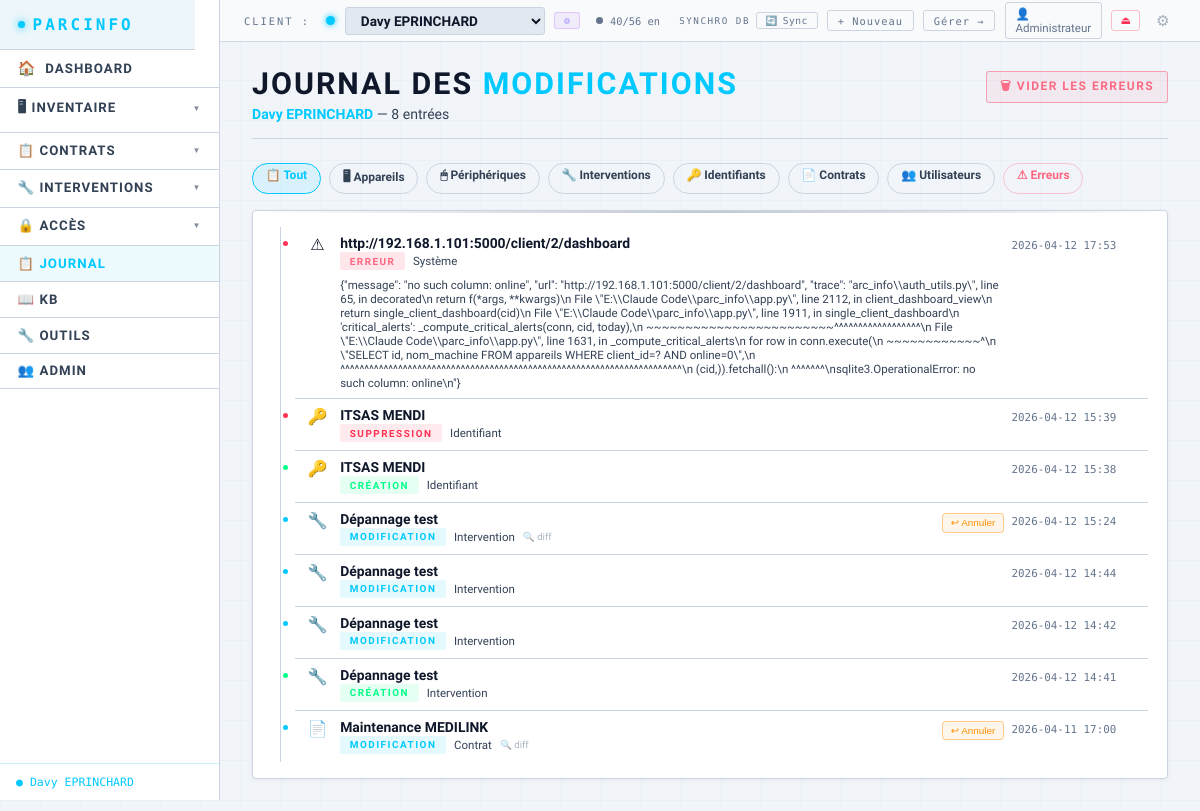
The page /historique (signed in) on the database its author committed.
### tables this page shows
CREATE TABLE clients (
        id INTEGER PRIMARY KEY AUTOINCREMENT,
        nom TEXT NOT NULL DEFAULT '',
        contact TEXT DEFAULT '',
        telephone TEXT DEFAULT '',
        email TEXT DEFAULT '',
        adresse TEXT DEFAULT '',
        notes TEXT DEFAULT '',
        couleur TEXT DEFAULT '#00c9ff',
        date_creation TEXT DEFAULT '',
        date_maj TEXT DEFAULT '', auth_user_id INTEGER DEFAULT NULL);

CREATE TABLE historique (
        id INTEGER PRIMARY KEY AUTOINCREMENT,
        client_id INTEGER NOT NULL,
        entite TEXT NOT NULL,
        entite_id INTEGER NOT NULL,
        entite_nom TEXT DEFAULT '',
        action TEXT NOT NULL,
        date_action TEXT NOT NULL,
        details TEXT DEFAULT '');

### app.py (the view)
@app.route('/historique')
@login_required
def page_historique():
    cid = get_client_id()
    if not cid: return redirect(url_for('nouveau_client'))
    conn = get_db()
    client = row_to_dict(conn.execute('SELECT * FROM clients WHERE id=?', (cid,)).fetchone() or {})
    filtre = request.args.get('entite', '')
    limit  = int(request.args.get('limit', 200))
    if filtre:
        rows = conn.execute(
            "SELECT * FROM historique WHERE client_id=? AND entite=? ORDER BY date_action DESC LIMIT ?",
            (cid, filtre, limit)).fetchall()
    else:
        rows = conn.execute(
            "SELECT * FROM historique WHERE client_id=? ORDER BY date_action DESC LIMIT ?",
            (cid, limit)).fetchall()
    hist = [row_to_dict(r) for r in rows]
    conn.close()
    return render_template('historique.html', hist=hist, client=client,
                           filtre=filtre, can_write_flag=can_write(),
                           clients=get_clients(), client_actif_id=cid)

### templates/historique.html (shortened to what this page needs)
{% extends "base.html" %}
{% block content %}
<div class="page-header" style="display:flex;align-items:flex-start;justify-content:space-between;gap:1rem;flex-wrap:wrap;">
    <div>
        <h1>Journal des <span>Modifications</span></h1>
        <p><span style="color:{{ client.couleur or '#00c9ff' }};font-weight:700;">{{ client.nom }}</span>
        — {{ hist|length }} entrée{{ 's' if hist|length != 1 }}</p>
    </div>
    <button onclick="viderErreurs(this)" class="btn btn-sm"
            style="border-color:rgba(255,51,85,.4);color:rgba(255,51,85,.7);background:rgba(255,51,85,.06);margin-top:.3rem;"
            title="Supprimer toutes les entrées d'erreur système">
        🗑 Vider les erreurs
    </button>
</div>
<div class="hist-filters">
    {% set entites = [('', 'Tout', '📋'), ('appareil', 'Appareils', '🖥'), ('peripherique', 'Périphériques', '🖱'),
                      ('intervention', 'Interventions', '🔧'), ('identifiant', 'Identifiants', '🔑'), ('contrat', 'Contrats', '📄'),
                      ('utilisateur', 'Utilisateurs', '👥'), ('système', 'Erreurs', '⚠')] %}
    {% for val, label, ico in entites %}
    <a href="/historique{% if val %}?entite={{ val }}{% endif %}"
       class="hist-chip {% if filtre == val %}active{% endif %}{% if val == 'système' %}" style="{% if filtre == val %}border-color:var(--accent-red);color:var(--accent-red);background:rgba(255,51,85,.08);{% else %}color:#ff6680;border-color:rgba(255,51,85,.25);{% endif %}{% endif %}">{{ ico }} {{ label }}</a>
    {% endfor %}
</div>
<div class="card" style="padding:1rem 1.2rem;">
{% if hist %}
<div class="hist-timeline">
{% set icons     = {'appareil':'🖥','peripherique':'🖱','intervention':'🔧','identifiant':'🔑','contrat':'📄','utilisateur':'👥','système':'⚠'} %}
{% set dot_colors= {'Création':'var(--accent-green)','Modification':'var(--accent)','Suppression':'var(--accent-red)','Annulation':'#facc15','Erreur':'#ff3355'} %}
{% set links     = {'appareil':'/appareil/{}', 'peripherique':'/peripherique/{}', 'intervention':'/intervention/{}', 'identifiant':'/identifiant/{}', 'contrat':'/contrat/{}', 'utilisateur':'/utilisateur/{}'} %}
{% for h in hist %}
{% set dot_col  = dot_colors.get(h.action, 'var(--text-muted)') %}
{% set has_diff = h.action == 'Modification' and h.details and h.details[:1] == '{' %}
{% set is_mod   = h.action == 'Modification' %}
{% set is_err   = h.action == 'Erreur' %}
<div class="hist-entry{% if has_diff %} has-diff{% endif %}"
     {% if is_mod %}
     data-diff="{{ h.details|e if has_diff else '' }}"
     onmouseenter="showDiffTip(event, this)"
     onmouseleave="hideDiffTip()"
     {% elif is_err %}
     data-err="{{ h.details|e }}"
     onmouseenter="showErrTip(event, this)"
     onmouseleave="hideErrTip()"
     style="cursor:default;"
     {% endif %}>
    <div class="hist-dot" style="background:{{ dot_col }};"></div>
    <span class="hist-icon">{{ icons.get(h.entite, '📋') }}</span>
    <div class="hist-body">
        <div class="hist-nom">
            {% if h.action != 'Suppression' and links.get(h.entite) %}
            <a href="{{ links[h.entite].format(h.entite_id) }}/editer" style="color:var(--text-primary);text-decoration:none;">{{ h.entite_nom }}</a>
            {% else %}
            {{ h.entite_nom }}
            {% endif %}
        </div>
        <div class="hist-meta">
            <span class="badge badge-action-{{ h.action|lower }}" style="font-size:.62rem;">{{ h.action }}</span>
            <span>{{ h.entite|capitalize }}</span>
            {% if h.action == 'Annulation' and h.details and h.details[:1] == '{' %}
                {% set msg_data = h.details|tojson %}
                <span style="color:var(--text-muted);font-style:italic;font-size:.68rem;">
                    ↩ Restauration appliquée
                </span>
            {% elif h.action != 'Modification' and h.details %}
                <span>{{ h.details }}</span>
            {% endif %}
            {% if has_diff %}
            <span class="diff-hint" title="Survolez pour voir les différences">🔍 diff</span>
            {% endif %}
        </div>
    </div>
    <div class="hist-right">
        {% if has_diff and can_write_flag %}
        <form method="POST" action="/historique/{{ h.id }}/annuler"
              data-nom="{{ h.entite_nom|e }}"
              onsubmit="return confirm('Restaurer \u00ab ' + this.dataset.nom + ' \u00bb \u00e0 son \u00e9tat avant cette modification ?')"
              style="margin:0;">
            <button type="submit" class="hist-revert-btn" title="Annuler cette modification">↩ Annuler</button>
        </form>
        {% endif %}
        <span class="hist-time">{{ h.date_action[:16].replace('T',' ') if h.date_action else '' }}</span>
    </div>
</div>
{% endfor %}
</div>
{% else %}
<div style="text-align:center;padding:3rem;color:var(--text-muted);">
    Aucune entrée dans le journal.
    <br><br>
    <span style="font-size:.82rem;">Les modifications seront enregistrées automatiquement dès la prochaine action.</span>
</div>
{% endif %}
</div>
{% endblock %}

### templates/base.html (shortened to what this page needs)
<!DOCTYPE html>
<html lang="fr">
<head>
</head>
<body class="{{ 'theme-light' if cfg.get('mode') == 'light' else '' }}{{ ' nav-left' if cfg.get('nav_mode') == 'vertical' else '' }}">
<div class="client-bar">
    <span class="client-bar-label">Client :</span>
    <div class="client-select-wrap">
        {% set active_cl = clients | selectattr('id','eq', client_actif_id) | first | default(None) %}
        <span class="client-dot" style="color:{{ active_cl.couleur if active_cl else '#00c9ff' }}; background:{{ active_cl.couleur if active_cl else '#00c9ff' }};"></span>
        <select id="client-dropdown" onchange="changerClientAvecConfirmation(this)" data-current-value="{{ client_actif_id or '' }}">
            {% for cl in clients %}
            <option value="{{ cl.id }}" {% if cl.id == client_actif_id %}selected{% endif %}>{{ cl.nom }}</option>
            {% endfor %}
        </select>
        {% set acces_actif = active_cl.acces if active_cl and active_cl.acces is defined else '' %}
        {% if acces_actif %}
        <div class="topbar-acces-badge topbar-acces-{{ acces_actif }}" title="{% if acces_actif == 'proprietaire' %}Vous êtes propriétaire{% elif acces_actif == 'ecriture' %}Partagé — lecture/écriture{% elif acces_actif == 'admin' %}Accès administrateur{% else %}Partagé — lecture seule{% endif %}">
            {% if acces_actif == 'proprietaire' %}🔑{% elif acces_actif == 'ecriture' %}✏ R/W{% elif acces_actif == 'admin' %}⚙{% else %}👁{% endif %}
        </div>
        {% endif %}
    </div>
    <div class="wd-topbar idle" id="wd-global-bar">
        <span class="wd-dot"></span>
        <span id="wd-global-text">…</span>
    </div>
    <div class="client-bar-actions">
        {% if cfg.get('db_type') == 'sync' %}
        <div id="topbar-sync-wrap" style="display:flex;align-items:center;gap:.35rem;">
        {% else %}
        <div id="topbar-sync-wrap" style="display:none;align-items:center;gap:.35rem;">
        {% endif %}
            <span style="font-family:'Share Tech Mono',monospace;font-size:.58rem;letter-spacing:1.5px;
                         text-transform:uppercase;color:var(--text-muted);white-space:nowrap;">Synchro DB</span>
            <button class="topbar-sync-btn" id="topbar-sync-btn"
                    onclick="syncNow()" title="Base de données — mode synchronisation&#10;Cliquer pour synchroniser maintenant">
                <span class="topbar-sync-icon" id="topbar-sync-icon">🔄</span>
                <span id="topbar-sync-label">Sync…</span>
            </button>
        </div>
        <a href="/client/nouveau" class="client-bar-link">+ Nouveau</a>
        <a href="/clients" class="client-bar-link">Gérer →</a>
        {% if session.get('auth_user_id') %}
        <a href="/profil" style="display:flex;align-items:center;gap:.4rem;text-decoration:none;
            border:1px solid var(--border);border-radius:3px;padding:.2rem .6rem;
            font-size:.72rem;color:var(--text-muted);transition:all .15s;"
           onmouseover="this.style.borderColor='var(--accent)';this.style.color='var(--text-secondary)'"
           onmouseout="this.style.borderColor='var(--border)';this.style.color='var(--text-muted)'">
            👤 {{ session.get('auth_user_nom', 'Profil') }}
        </a>
        <a href="/logout" style="border:1px solid rgba(255,51,85,.3);border-radius:3px;padding:.2rem .5rem;
            font-size:.7rem;color:var(--accent-red);text-decoration:none;" title="Déconnexion">⏏</a>
        {% endif %}
        <button class="topbar-gear" onclick="toggleConfig()" title="Paramètres">⚙</button>
    </div>
</div>
{% set ep = request.endpoint %}
{% set inv_active = ep in ['liste_appareils','nouvel_appareil','editer_appareil','liste_peripheriques','nouveau_peripherique','editer_peripherique','parc_general','baie_brassage','page_scan','liste_plans','editer_plan'] %}
{% set contrats_active = ep in ['liste_contrats','nouveau_contrat','editer_contrat','detail_contrat'] %}
{% set secu_active = ep in ['liste_identifiants','nouvel_identifiant','editer_identifiant','liste_utilisateurs','nouvel_utilisateur','editer_utilisateur','droits_utilisateur'] %}
<nav>
    <a href="/" class="nav-brand">PARCINFO</a>
    <a href="/" {% if ep == 'index' %}class="active"{% endif %}>
        <span style="font-size:.9rem;">🏠</span> DASHBOARD
    </a>
    <div class="nav-group">
        <button class="nav-group-btn {% if inv_active %}active{% endif %}">
            🖥 Inventaire <span class="arr">▼</span>
        </button>
    </div>
    <div class="nav-group">
        <button class="nav-group-btn {% if contrats_active %}active{% endif %}">
            📋 Contrats <span class="arr">▼</span>
        </button>
    </div>
    <div class="nav-group">
        <button class="nav-group-btn {% if ep in ['liste_interventions','nouveau_intervention','detail_intervention','editer_intervention'] %}active{% endif %}">
            🔧 Interventions <span class="arr">▼</span>
        </button>
    </div>
    <div class="nav-group">
        <button class="nav-group-btn {% if secu_active %}active{% endif %}">
            🔒 Accès <span class="arr">▼</span>
        </button>
    </div>
    <a href="/historique" {% if ep == 'page_historique' %}class="active"{% endif %}>📋 Journal</a>
    <a href="/kb" {% if ep == 'page_kb' %}class="active"{% endif %}>📖 KB</a>
    <a href="/outils" {% if ep == 'page_outils' %}class="active"{% endif %}>🔧 Outils</a>
    {% if session.get('auth_user_role') == 'admin' %}
    <a href="/admin/utilisateurs" {% if ep in ['admin_utilisateurs','admin_nouvel_utilisateur','admin_editer_utilisateur'] %}class="active"{% endif %}>👥 Admin</a>
    {% endif %}
    <div class="nav-spacer"></div>
    {% if client is defined and client and client.nom %}
    <span class="nav-client-badge" style="color:{{ client.couleur or '#00c9ff' }}; border-color:{{ client.couleur or '#00c9ff' }}33;">
        &#9679; {{ client.nom }}
    </span>
    {% endif %}
</nav>
<main>
    {% set ep = request.endpoint %}
    {% set bc = [] %}
    {% if ep in ['nouvel_appareil','editer_appareil'] %}
        {% set _ = bc.append(('Inventaire', None)) %}
        {% set _ = bc.append(('Appareils', '/appareils')) %}
        {% set _ = bc.append(('Ajouter' if ep == 'nouvel_appareil' else 'Modifier', None)) %}
    {% elif ep in ['nouveau_peripherique','editer_peripherique'] %}
        {% set _ = bc.append(('Inventaire', None)) %}
        {% set _ = bc.append(('Périphériques', '/peripheriques')) %}
        {% set _ = bc.append(('Ajouter' if ep == 'nouveau_peripherique' else 'Modifier', None)) %}
    {% elif ep in ['nouveau_contrat','editer_contrat'] %}
        {% set _ = bc.append(('Contrats', '/contrats')) %}
        {% set _ = bc.append(('Ajouter' if ep == 'nouveau_contrat' else 'Modifier', None)) %}
    {% elif ep == 'detail_contrat' %}
        {% set _ = bc.append(('Contrats', '/contrats')) %}
        {% set _ = bc.append(('Détail', None)) %}
    {% elif ep in ['nouvel_identifiant','editer_identifiant'] %}
        {% set _ = bc.append(('Accès', None)) %}
        {% set _ = bc.append(('Identifiants', '/identifiants')) %}
        {% set _ = bc.append(('Ajouter' if ep == 'nouvel_identifiant' else 'Modifier', None)) %}
    {% elif ep in ['nouvel_utilisateur','editer_utilisateur'] %}
        {% set _ = bc.append(('Accès', None)) %}
        {% set _ = bc.append(('Utilisateurs', '/utilisateurs')) %}
        {% set _ = bc.append(('Ajouter' if ep == 'nouvel_utilisateur' else 'Modifier', None)) %}
    {% elif ep == 'droits_utilisateur' %}
        {% set _ = bc.append(('Accès', None)) %}
        {% set _ = bc.append(('Utilisateurs', '/utilisateurs')) %}
        {% set _ = bc.append(('Droits', None)) %}
    {% elif ep == 'parc_general' %}
        {% set _ = bc.append(('Inventaire', None)) %}
        {% set _ = bc.append(('Parc général', None)) %}
    {% elif ep == 'baie_brassage' %}
        {% set _ = bc.append(('Inventaire', None)) %}
        {% set _ = bc.append(('Baie de brassage', None)) %}
    {% elif ep == 'page_scan' %}
        {% set _ = bc.append(('Inventaire', None)) %}
        {% set _ = bc.append(('Scan réseau', None)) %}
    {% endif %}
    {% block content %}{% endblock %}
</main>
    {% set _sk2 = [] %}
</body>
</html>

### rows shown on the page
clients: nom "Davy EPRINCHARD"
historique: get "⚠", entite_nom "http://192.168.1.101:5000/client/2/dashboard", action "ERREUR", entite "Système", details "{\"message\": \"no such column: online\", \"url\": \"http://192.168.1.101:5000/client/2/dashboard\", \"trace\": \"arc_info\\\\auth_utils.py\\\", line 65, in decorated\\n return f(*args, **kwargs)\\n File \\\"E:\\\\Claude Code\\\\parc_info\\\\app.py\\\", line 2112, in client_dashboard_view\\n return single_client_dashboard(cid)\\n File \\\"E:\\\\Claude Code\\\\parc_info\\\\app.py\\\", line 1911, in single_client_dashboard\\n 'critical_alerts': _compute_critical_alerts(conn, cid, today),\\n ~~~~~~~~~~~~~~~~~~~~~~~~^^^^^^^^^^^^^^^^^^\\n File \\\"E:\\\\Claude Code\\\\parc_info\\\\app.py\\\", line 1631, in _compute_critical_alerts\\n for row in conn.execute(\\n ~~~~~~~~~~~~^\\n \\\"SELECT id, nom_machine FROM appareils WHERE client_id=? AND…", date_action "2026-04-12 17:53"
historique: get "🔑", entite_nom "ITSAS MENDI", action "SUPPRESSION", entite "Identifiant", date_action "2026-04-12 15:39"
historique: get "🔑", entite_nom "ITSAS MENDI", action "CRÉATION", entite "Identifiant", date_action "2026-04-12 15:38"
historique: get "🔧", entite_nom "Dépannage test", action "MODIFICATION", entite "Intervention", shows "🔍 diff", date_action "2026-04-12 15:24"
historique: get "🔧", entite_nom "Dépannage test", action "MODIFICATION", entite "Intervention", date_action "2026-04-12 14:44"
historique: get "🔧", entite_nom "Dépannage test", action "MODIFICATION", entite "Intervention", date_action "2026-04-12 14:42"
historique: get "🔧", entite_nom "Dépannage test", action "CRÉATION", entite "Intervention", date_action "2026-04-12 14:41"
historique: get "📄", entite_nom "Maintenance MEDILINK", action "MODIFICATION", entite "Contrat", shows "🔍 diff", date_action "2026-04-11 17:00"

### other values the page prints
{{ session.get('auth_user_nom', 'Profil') }} "Administrateur"
{{ hist|length }} "8"
{{ 's' if hist|length != 1 }} "s"
{{ ico }} "📋" "🖥" "🖱" "🔧" "🔑" "📄" "👥" "⚠"
{{ label }} "Tout" "Appareils" "Périphériques" "Interventions" "Identifiants" "Contrats" "Utilisateurs" "Erreurs"
form field value "Davy EPRINCHARD"
